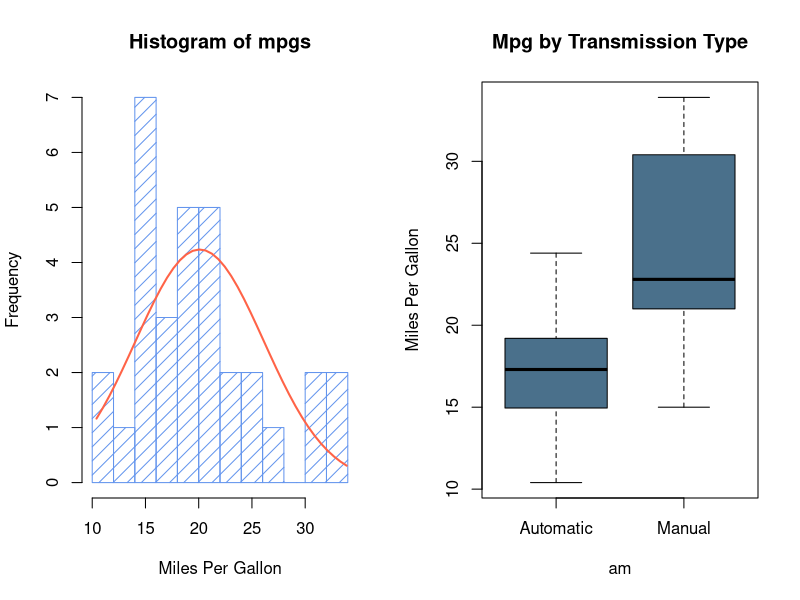
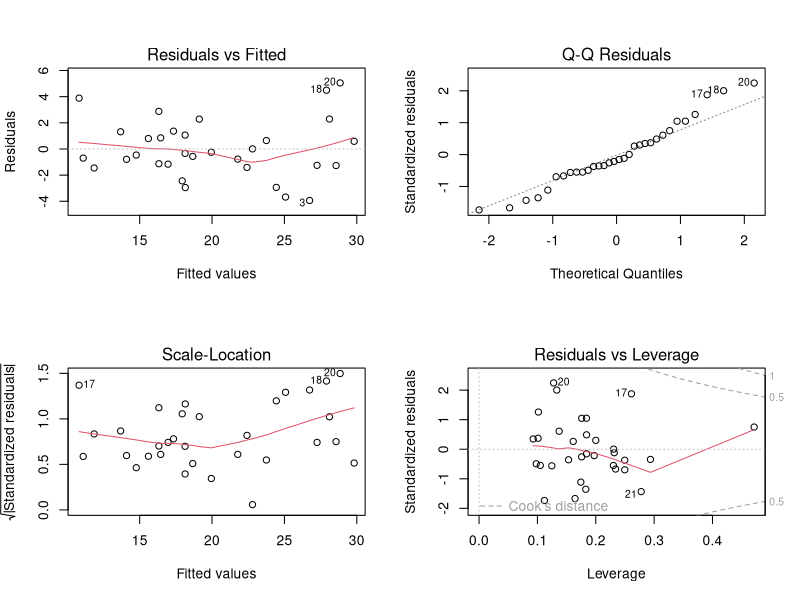

Write the R code that produced these figures, in order.
## ---- chunk 1
knitr::opts_chunk$set(echo = TRUE)
## ---- chunk 2
library(data.table, quietly = TRUE)
library(ggplot2, quietly = TRUE)
## ---- chunk 3
data(mtcars)
mtcars$am <- as.factor(mtcars$am)
levels(mtcars$am) <- c("Automatic", "Manual")
mtcars <- as.data.table(mtcars)
## ---- chunk 4
avg.trans <- mtcars[, .(avg_mpg = mean(mpg)), by = am]
names(avg.trans)[1] <- c("trans_typ")
avg.trans
## ---- chunk 5
test <- t.test(mpg ~ am, data = mtcars)
## ---- chunk 6
fit <- lm(mpg ~ am, data = mtcars)
## ---- chunk 7
# Factoring in Transmission and Number of Cylinders
fit.cyl <- update(fit, mpg ~ am + factor(cyl))
# Factoring in Transmission, Number of Cylinders, and Weight
fit.cyl.wt <- update(fit.cyl, mpg ~ am + factor(cyl) + wt)
# Factoring in Transmission, Number of Cylinders, Weight, and Horsepower
fit.cyl.wt.hp <- update(fit.cyl.wt, mpg ~ am + factor(cyl) + wt + hp)
## ---- chunk 8
result.models <- anova(fit, fit.cyl, fit.cyl.wt, fit.cyl.wt.hp)
p.vals <- result.models$`Pr(>F)`
model1.r.squared <- summary(fit.cyl)$adj.r.squared
## ---- chunk 9
# Formula - mpg ~ am + factor(cyl)
summary(fit.cyl)$adj.r.squared

# Formula - mpg ~ am + factor(cyl) + wt
summary(fit.cyl.wt)$adj.r.squared

# Formula - mpg ~ am + factor(cyl) + wt + hp
summary(fit.cyl.wt.hp)$adj.r.squared
result <- round(summary(fit.cyl.wt.hp)$adj.r.squared, 4)
result.pct <- result * 100
## ---- chunk 10
par(mfrow = c(1, 2))
mpgs <- mtcars$mpg

h <- hist(mpgs,
          breaks = 10,
          density = 10,
          col = "cornflowerblue",
          xlab = "Miles Per Gallon")

xfit <- seq(min(mpgs), max(mpgs), length=40) 
yfit <- dnorm(xfit, mean = mean(mpgs), sd = sd(mpgs)) 
yfit <- yfit * diff(h$mids[1:2]) * length(mpgs) 
lines(xfit, yfit, col = "tomato", lwd = 2)

boxplot(mpg ~ am,
        data = mtcars,
        col = "skyblue4",
        ylab = "Miles Per Gallon",
        main = "Mpg by Transmission Type")

## ---- chunk 11
test
## ---- chunk 12
summary(fit)
## ---- chunk 13
result.models
## ---- chunk 14
par(mfrow = c(2,2))
plot(fit.cyl.wt.hp)
